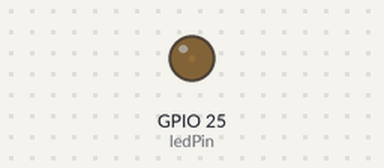
Recording of a sketch running on a simulated ESP32. On the bench: output pins drawn as LEDs (lit = HIGH).

Above: at 0.05 s.
At 2.15 s:
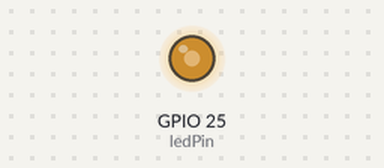
At 3.45 s:
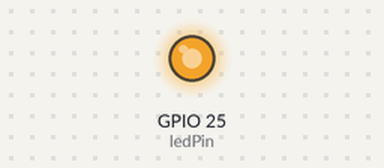
At 6.9 s:
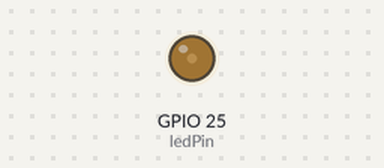
Timing chart, 0 to 10.0 s (numbered marks = the images above):
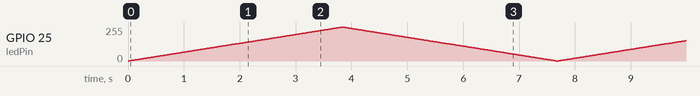

The sketch:

testeSaidaAnalogica1.ino
```cpp
// FUNCAO LEDC MUDOU NA VERSAO 3. ESTE ESBOÇO FUNCIONA APENAS EM VERSOES ANTIGAS

// O numero do pino do Led
const int ledPin = 25;  // D25 - GPIO25

// configurando propriedades do PWM
const int frequencia = 5000;
const int canalLed = 0;
const int resolucao = 8;

void setup(){
  // configurando as funcionalidades do Led PWM
  ledcSetup(canalLed, frequencia, resolucao);

  // atachar o canal
  ledcAttachPin(ledPin, canalLed);
}

void loop(){
  // incrementando o brilho do Led
  for(int dutyCycle = 0; dutyCycle <= 255; dutyCycle++){
    // Alterando o brilho com PWM
    ledcWrite(canalLed, dutyCycle);
    delay(15);
  }

  // decementando o briho do Led
  for(int dutyCycle = 255; dutyCycle >= 0; dutyCycle--){
    // Alterando o brilho com PWM
    ledcWrite(canalLed, dutyCycle);
    delay(15);
  }
}
```
